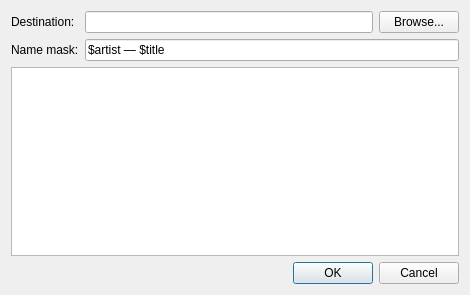
<?xml version="1.0" encoding="UTF-8"?>
<ui version="4.0">
 <class>RadioTracksGrabDialog</class>
 <widget class="QDialog" name="RadioTracksGrabDialog">
  <property name="geometry">
   <rect>
    <x>0</x>
    <y>0</y>
    <width>470</width>
    <height>295</height>
   </rect>
  </property>
  <property name="windowTitle">
   <string>Radio tracks grabber</string>
  </property>
  <layout class="QFormLayout" name="formLayout">
   <item row="0" column="0">
    <widget class="QLabel" name="label">
     <property name="text">
      <string>Destination:</string>
     </property>
    </widget>
   </item>
   <item row="0" column="1">
    <layout class="QHBoxLayout" name="horizontalLayout">
     <item>
      <widget class="QLineEdit" name="Destination_"/>
     </item>
     <item>
      <widget class="QPushButton" name="Browse_">
       <property name="text">
        <string>Browse...</string>
       </property>
      </widget>
     </item>
    </layout>
   </item>
   <item row="1" column="0">
    <widget class="QLabel" name="label_2">
     <property name="text">
      <string>Name mask:</string>
     </property>
    </widget>
   </item>
   <item row="1" column="1">
    <widget class="QLineEdit" name="NameMask_">
     <property name="text">
      <string notr="true">$artist — $title</string>
     </property>
    </widget>
   </item>
   <item row="3" column="1">
    <widget class="QDialogButtonBox" name="ButtonBox_">
     <property name="orientation">
      <enum>Qt::Horizontal</enum>
     </property>
     <property name="standardButtons">
      <set>QDialogButtonBox::Cancel|QDialogButtonBox::Ok</set>
     </property>
    </widget>
   </item>
   <item row="2" column="0" colspan="2">
    <widget class="QTreeView" name="NamesPreview_"/>
   </item>
  </layout>
 </widget>
 <resources/>
 <connections>
  <connection>
   <sender>ButtonBox_</sender>
   <signal>accepted()</signal>
   <receiver>RadioTracksGrabDialog</receiver>
   <slot>accept()</slot>
   <hints>
    <hint type="sourcelabel">
     <x>248</x>
     <y>254</y>
    </hint>
    <hint type="destinationlabel">
     <x>157</x>
     <y>274</y>
    </hint>
   </hints>
  </connection>
  <connection>
   <sender>ButtonBox_</sender>
   <signal>rejected()</signal>
   <receiver>RadioTracksGrabDialog</receiver>
   <slot>reject()</slot>
   <hints>
    <hint type="sourcelabel">
     <x>316</x>
     <y>260</y>
    </hint>
    <hint type="destinationlabel">
     <x>286</x>
     <y>274</y>
    </hint>
   </hints>
  </connection>
 </connections>
</ui>
